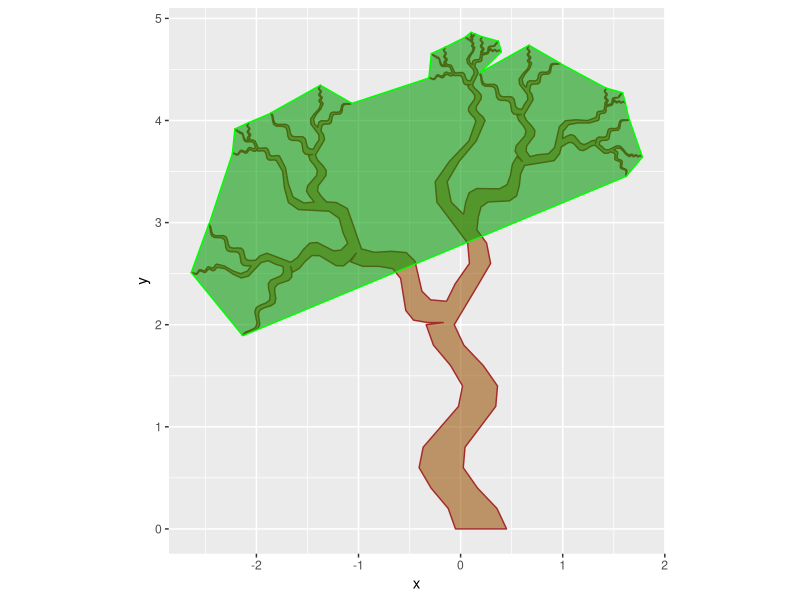
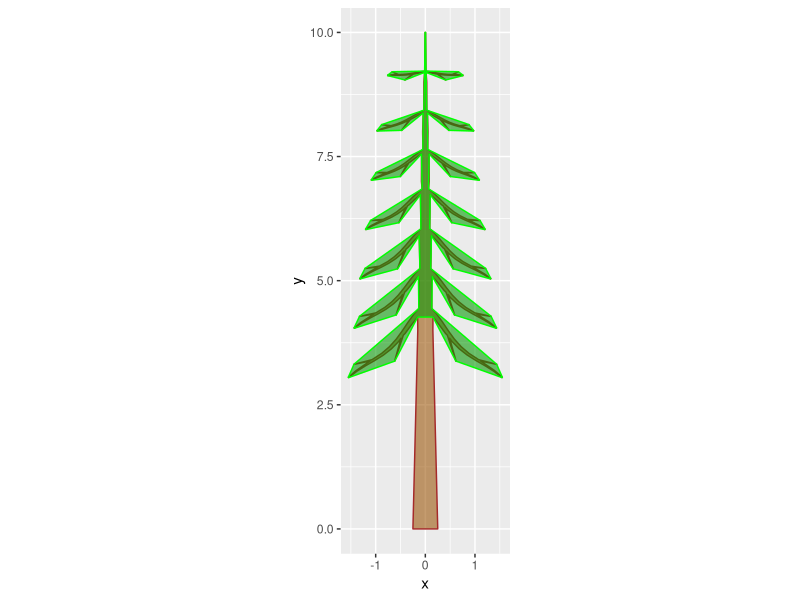
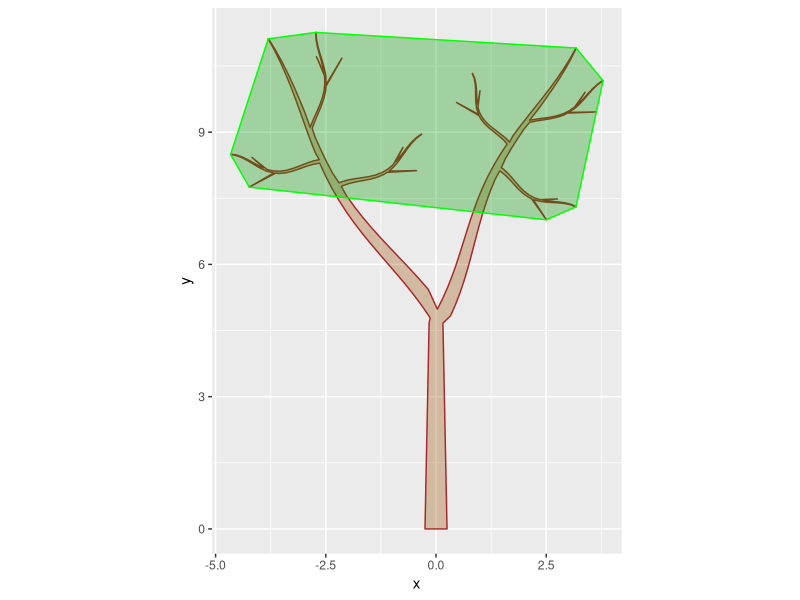
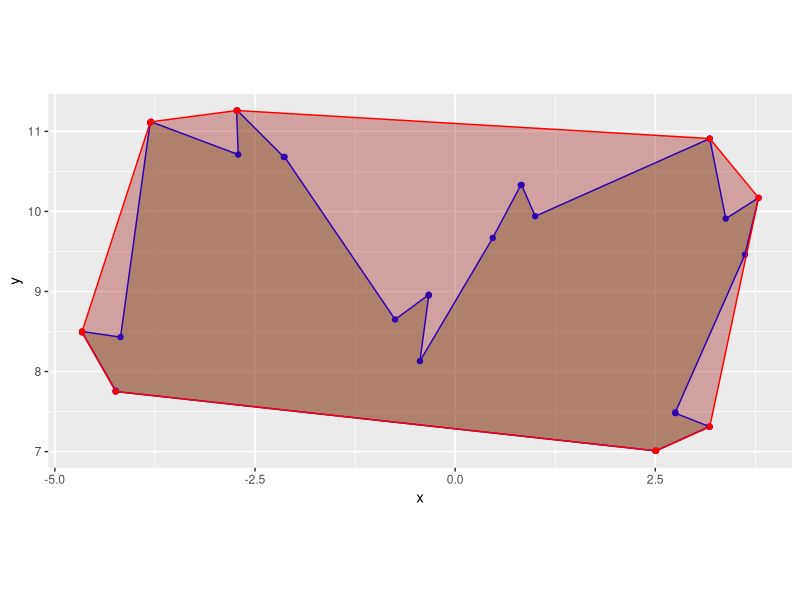

Reproduce these figures in R, in order.
library(ggplot2)
library(dplyr)

makeStem <- function(lth, wth, tip=0.01, inc=10){
  
  
  s <- (0:inc)/inc
  i <- c(1:(inc+1),(1:(inc+1))+inc+1)
  y <- s*lth; y <- c(y,y[(inc+1):1])
  x <- tip/2*s+wth/2*(s*-1+1); x <- c(-1*x,x[(inc+1):1])
  side <- ifelse(x >= 0, 'R','L')
  df <- data.frame(x = x,
                   y = y,
                   i = i,
                   type = 'mid',
                   side=side,
                   center=0,
                   width=abs(x*2)
  )
  df[c(1,nrow(df)),]$type <- 'base'
  df[c(nrow(df)/2,nrow(df)/2+1),]$type <- 'tip'
  return(df)
}


#add options to add branch constraint by height and crown width rather than just angle

attachBranch <- function(stem, branch, angle=90, bht, tht=NA, tx=NA){
  #establish permanent columns to end up with
  original <- colnames(stem)
  
  #get information about stem length
  stemax <- max(subset(stem, type %in% c('base','mid','tip'))$y)
  stemin <- min(subset(stem, type %in% c('base','mid','tip'))$y)
  
  #ensure that branch never rises higher than stem
  bht <- ifelse(bht > stemax,stemax,bht)
  
  #ensure that branch is no thicker than stem
  bhtlower <- max(stem[bht >= stem$y,]$y) 
  bhtupper <- min(stem[bht <= stem$y,]$y)
  swd <- (mean(subset(stem, y == bhtlower)$width)*1/(abs(bht-bhtlower)+0.01)+
            mean(subset(stem, y == bhtupper)$width)*1/(abs(bht-bhtupper)+0.01))/(1/(abs(bht-bhtlower)+0.01)+1/(abs(bht-bhtupper)+0.01))
  bbase <- subset(branch, type %in% 'base')
  bwd <- max(bbase$x)-min(bbase$x)
  # if(bwd > swd) {branch <- branch |> mutate(x = x*swd/bwd)}
  
  #convert angle to radians
  angle = angle/360*2*pi  
  
  #optional establish branch angle based on branch distance from stem
  if(!is.na(tht) & !is.na(tx)){
  l = ((tht-bht)^2+(tx)^2)^0.5
  bmaxlen <- max((branch$x^2+branch$y^2)^0.5)
  #resize branch to fit specified height and width
  branch <- branch |> mutate(x=x*l/bmaxlen, y=y*l/bmaxlen)
  angle <- asin(tx/l)
  }
  

  
  #set which side of stem branch will be fitted
  xside <- ifelse(angle>0,'R','L')
  xsine <- ifelse(angle>0,1,-1)
  
  #rotate branch to correct angle
  branch <- branch |> mutate(h=(x^2+y^2)^0.5,a = acos(y/h),a=ifelse(x < 0,-1*a,a),
                             x = h*sin(a+angle), y = h*cos(a+angle))
  
  #lift branch to correct height
  branch <- branch |> mutate(y = y+bht)
  
  #recheck to see if branch thickness pushes branch too high
  bdif <- stemax - max(branch[branch$type %in% 'base',]$y)
  if(bdif < 0){branch <- branch |> mutate(y = y+bdif)}
  
  #determine which stem vertices straddle the branch
  xd <- subset(stem, side %in% xside & type %in% c('tip','mid','base','bbase'))
  ylower <- max(subset(xd, y < min(branch[branch$type %in% 'base',]$y))$y)
  yupper <- min(subset(xd, y >= max(branch[branch$type %in% 'base',]$y))$y)
  xupper <- subset(xd, y == yupper)$x
  xlower <- subset(xd, y == ylower)$x
  
  #shift branch to conform with twisted stem center position
  cshift <- mean(subset(xd, y == yupper | y == ylower)$center)
  branch <- branch |> mutate(x = x+cshift)
  
  #identify which branch vertices are inside stem
  branch <- branch |> mutate(inside = (x-((y-ylower)/(yupper-ylower)*(xupper-xlower)+xlower))*xsine)
  
  #identify vertices which straddle inside and outside of stem to find points of intersection
  internal <- branch |> mutate(near = inside^2, isinside = ifelse(inside < 0 | type %in% 'base', 'no','yes')) |> group_by(isinside, side) |> mutate(minnear = min(near)) |> ungroup() |> subset(near == minnear)
  
  #approximate location of branch stem intersection to establish new branch base
  newbase <- internal |> group_by(side) |> mutate(amt = 1/((inside - 0)/(max(inside)-min(inside)+0.0001))^2) |> 
    summarise(x= sum(amt*x)/sum(amt), y= sum(amt*y)/sum(amt), i= mean(i), type='base', center=0, side=xside, width=bwd) 
  
  
  #determine if stem if branch too close to top
  if(stemax - bht < 0.05*(stemax-stemin)){
    #identify where to insert new numbering sequence to maintain correct vertex order
    xdi <- mean(subset(stem, type %in% 'tip')$i)
    #remove tip of stem
    steminternal <- stem |> subset(!type %in% 'tip' & !(y > (stemax - 0.05*(stemax-stemin)) & type %in% 'mid'))
    #assemble branch with new base, omitting internal vertices
    branchinternal <- branch |> subset(select=original) |> rbind(newbase[,original]) |> mutate(i = xdi + i/10000, type=paste0('b',type), inside = NULL, h=NULL,a=NULL)  |> arrange(i) 
  }else{
    #remove stem vertices that may be covered by new branch
    steminternal <- stem |> subset(!(x >= min(internal$x) & x <= max(internal$x) & y >= min(internal$y) & y <= max(internal$y))) |> subset(select=original)
    #identify stem vertices near branch base
    ylower2 <- max(subset(xd, y < min(newbase$y))$y)
    yupper2 <- min(subset(xd, y > max(newbase$y))$y)
    #identify where to insert new numbering sequence to maintain correct vertex order
    xdi <- mean(subset(xd, y %in% c(yupper2, ylower2))$i)
    #assemble branch with new base, omitting internal vertices
    branchinternal <- branch |> subset(inside >= 0) |> subset(select=original) |> rbind(newbase[,original]) |> mutate(i = xdi + i/10000, type=paste0('b',type), inside = NULL, h=NULL,a=NULL)  |> arrange(i) 
    
  }
  
  
  #append branch to stem with correct vertex order
  stemnew <- rbind(branchinternal,steminternal) |> arrange(i) 
  
  #renumber vertices
  stemnew <- mutate(stemnew, i=(1:nrow(stemnew)))
  
  return(stemnew)}


skewStem <- function(stem, amp=0.2, phase=0, waves=1){
  maxstem <- max(stem$y)
  minstem <- min(stem$y)
  lth <- maxstem - minstem
  stem <-  stem |> mutate(x = x + amp*cos((y/lth+phase)*2*pi*waves), 
                          center = center + amp*cos((y/lth+phase)*2*pi*waves))
  return(stem)
}

makeCrowShape <- function(ht.max=5, ht.min=1, crwd=2, dbh, crshape=c('pyramid','dome','round','column'), n=5, bu=0.8, bl=0, opposite = FALSE){
  
  h <- ht.max - ht.min
  wd <- crwd/2
  
  s <- (0:n)/n
  i <- 1:(n+1)
  d <- 1-wd/h
  sc <- (s-d)*1/(1-d)
  #create index sequence and proportion
  shapes <- data.frame(i=i,s=s)
  #create angles needed for round crowns
  shapes <- shapes |> mutate(sc = (s-d)*1/(1-d),
                             a1=s*2*pi/4,
                             a2=(s*2-1)*2*pi/4,
                             a3=sc*2*pi/4)
  #create choices of xy coordinates
  shapes <- shapes |> mutate(x0=-1*s+1,y0=s,#pyramid
                             x1=cos(a1),y1=sin(a1),#dome
                             x2=cos(a2),y2=sin(a2),#round 
                             x3=cos(a3),y3=sin(a3),#column
                             x3=ifelse(s > d,x3,1),y3=ifelse(s > d,(y3*(1-d)+d),y0))
  #weights to determine shape output as branch tip coordinates
  r <- c('pyramid','dome','round','column') %in% crshape |> as.numeric()
  shapes <- shapes |> mutate(tx = (r[1]*x0+r[2]*x1+r[3]*x2+r[4]*x3)/sum(r),
                             ty = (r[1]*y0+r[2]*y1+r[3]*y2+r[4]*y3)/sum(r))
  #normalize shape
  shapes <- shapes |> mutate(ty=h*(ty-min(ty))/(max(ty)-min(ty)), tx=wd*(tx-min(tx))/(max(tx)-min(tx)))
  #branch base
  shapes <- shapes |> mutate(bx = 0, by=(bu*h-bl*h)*s+bl*h) |> subset(select = c(i,s,tx,ty,bx,by))
  #lift branches to crown base
  shapes <- shapes |> mutate(by=by+ht.min, ty=ty+ht.min)
  #angle of branch
  shapes <- shapes |> mutate(l = pmax(dbh/2,((ty-by)^2+(tx-bx)^2)^0.5), a = 360/(2*pi)*acos((ty-by)/l))
  #branch diameter
  shapes <- shapes |> mutate(d = dbh*pmin(l*2,(ht.max-by))/ht.max+0.01)
  if(opposite){
    shapes2 <- shapes |> mutate(a = a*-1, tx = tx*-1, i=i+0.5) |> subset(!a %in% 0)
    shapes <- shapes |> rbind(shapes2) |> arrange(i) 
    shapes <- shapes |> mutate(i = 1:nrow(shapes))
  }else{
    shapes <- shapes |> mutate(o = ifelse(i/2 == floor(i/2), -1,1), a = a*o, tx = tx*o, o = NULL)
  }
  
  return(shapes)
}

#------
#fractal tree with bend --- 
n=3
lth=4
wth = 0.5
sc = 0.6
stem <-  makeStem(lth,wth,0.1*wth,20)
# stem <-  stem |> mutate(x = x + -0.2*cos(y/lth*2*pi), center = center + -0.2*cos(y/lth*2*pi))
stem <-  skewStem(stem,-0.2,.5,3)
branch <-  stem |> mutate(x=x*sc,y=y*sc,center=center*sc)
branch2 <-  stem |> mutate(x=x*sc*0.7,y=y*sc*0.7,center=center*sc*0.7)
branch3 <-  stem |> mutate(x=x*sc*0.3,y=y*sc*0.3,center=center*sc*0.3)
for(i in 1:n){
  tree <- attachBranch(stem, branch, -50, 2)
  branch <- branch2
  tree <- attachBranch(tree, branch, 50, 3)
  branch <- branch3
  #stem=tree
  tree <- attachBranch(tree, branch, -5, 4)
  branch <- tree |> mutate(x=x*sc,y=y*sc,center=center*sc)
  branch2 <- tree |> mutate(x=x*sc*.7,y=y*sc*.7,center=center*sc*.7)
  branch3 <- tree |> mutate(x=x*sc*.3,y=y*sc*.3,center=center*sc*.3)
}

crown <- tree |> subset(grepl('tip',type) & !type %in% 'tip')
ggplot()+
  geom_polygon(data=tree, aes(x=x, y=y), color='brown',fill='#99500090')+
  # geom_point(data=stem, aes(x=x, y=y), color='red')+
  geom_polygon(data=crown, aes(x=x, y=y), color='green',fill='#00990090')+
  # geom_point(data=tree, aes(x=x, y=y), color='green')+
  coord_fixed()

#------conifer

crshape = c('pyramid','dome','round','column')

crshape = c('pyramid','column')
shapes <- makeCrowShape(ht.max=10, ht.min=3, crwd=3, dbh=0.5, n=7, bu=1, bl=0.2, crshape=crshape,
                        opposite = T)
shapes <- subset(shapes, !(a > 175 | a < -175 | a == 0)  & l> 0.3)
stem <-  makeStem(10,0.5,0.01,10)
for(i in 1:nrow(shapes)){#i=1
  branch <- makeStem(shapes$l[i], shapes$d[i]*.5,0.01,10)
  bpos <- max(branch$y)
  branch2 <- branch |> mutate(x=x*0.3,y=y*0.3)
  branch3 <- branch |> mutate(x=x*0.2,y=y*0.2)
  
  branch <- skewStem(branch, amp=ifelse(shapes$a[i] >= 0,-0.07*(shapes$s[i]*-1+1),0.07*(shapes$s[i]*-1+1)), 
                     phase=0, waves=1)
  branchA <- attachBranch(branch, branch2, ifelse(shapes$a[i] >= 0,30,-30), bpos*0.3)
  branchA <- attachBranch(branchA, branch3, ifelse(shapes$a[i] >= 0,-30,30), bpos*0.7)
  
  
  stem <- attachBranch(stem, branchA, shapes$a[i], shapes$by[i])
}
crown <- stem |> subset(grepl('tip',type) | type %in% 'bbase')


ggplot()+
  geom_polygon(data=stem, aes(x=x, y=y), color='brown',fill='#99500090')+
  # geom_point(data=stem, aes(x=x, y=y), color='red')+
  geom_polygon(data=crown, aes(x=x, y=y), color='green',fill='#00990090')+
  # geom_point(data=tree, aes(x=x, y=y), color='green')+
  coord_fixed()

#------cottonwood

crshape = c('pyramid','dome','round','column')

crshape = c('dome')
shapes <- makeCrowShape(ht.max=10, ht.min=5, crwd=6, dbh=0.5, n=3, bu=0.5, bl=0, crshape=crshape,
                        opposite = F)
shapes <- subset(shapes, !(a > 175 | a < -175 | a==0)  & l> 0.3)
stem <-  makeStem(10,0.5,0.01,25)
stem <- skewStem(stem, amp=-0, 
                   phase=0, waves=0.5)

for(i in 1:nrow(shapes)){#i=1
  branch <- makeStem(shapes$l[i], shapes$d[i]*.5,0.01,15)
  bpos <- max(branch$y)
  branch2 <- branch |> mutate(x=x*0.3,y=y*0.3)
  branch3 <- branch |> mutate(x=x*0.2,y=y*0.2)
  
  branch <- skewStem(branch, amp=ifelse(shapes$a[i] >= 0,-0.2,0.2), 
                     phase=0, waves=1)
  branchA <- attachBranch(branch, branch2, ifelse(shapes$a[i] >= 0,30,-30), bpos*0.5)
  branchA <- attachBranch(branchA, branch3, ifelse(shapes$a[i] >= 0,-30,30), bpos*0.6)
  
  
  stem <- attachBranch(stem, branchA, shapes$a[i], shapes$by[i], tht = shapes$ty[i], tx = shapes$tx[i])
}

branchB <- stem |> mutate(x=x*1,y=y) |> skewStem(amp=0.3)

stem2 <-  makeStem(5,0.5,0.3,30)
tree <- attachBranch(stem2, branchB, bht=4.5, tht = 11, tx=-4)
tree <- attachBranch(tree, branchB, bht=5, tht = 11, tx=3)

crown <- tree |> subset(grepl('tip',type))
crown2 <- crown[chull(x=crown$x, y=crown$y),]

ggplot()+
  geom_polygon(data=tree, aes(x=x, y=y), color='brown',fill='#99500050')+
  # geom_point(data=stem, aes(x=x, y=y), color='red')+
  geom_polygon(data=crown2, aes(x=x, y=y), color='green',fill='#00990050')+
  # geom_point(data=tree, aes(x=x, y=y), color='green')+
  coord_fixed()









#Convex hull (trying to modify to allow some limited concavity)
#eliminate redundant points via rounding
df <- crown |> mutate(x = round(x,2),y = round(y,2)) 
x = df$x 
y = df$y 

#set up data frame for calculations 
df <-  data.frame(a=NA,l1=NA,l2=NA,x=x,y=y) |> unique()
#track original order for troubleshooting
df <- df |> mutate(q = 1:nrow(df))
#find starting point at bottom of plot
miny <- min(df$y)
minx <- min(df[df$y==miny,]$x)
df <- mutate(df, s = ifelse(x==minx & y==miny, 1,NA))
i=1
refx1 <- df[df$s %in% i,]$x
refy1 <- df[df$s %in% i,]$y

df <- df |> mutate(l1 = ((x-refx1)^2+(y-refy1)^2)^0.5,
                   a = asin((x-refx1)/l1), a=ifelse(l1==0,0,a),
                   deg = a/2/pi*360)
amax <- max(df[!df$s %in% c(i,i-1),]$a)
amin <- min(df[!df$s %in% c(i,i-1),]$a)
nxtpt <- df |> subset(a == amax | a == amin)
minl <- min(nxtpt$l1)
nxtpt <- nxtpt |> subset(l1 == minl)

df <- df |> mutate(s = ifelse(x == nxtpt$x & y == nxtpt$y, i+1, s))
#establish variable that will indicate when to stop
check <- TRUE 
#loop through subsequent points to identify which points to retain
for (i in 2:nrow(df)){#i=11
  if(check){
    #current and previous points
    refx1 <- df[df$s %in% (i-1),]$x
    refy1 <- df[df$s %in% (i-1),]$y
    refx2 <- df[df$s %in% i,]$x
    refy2 <- df[df$s %in% i,]$y
    #distance between current and previous points
    l3 = ((refx1-refx2)^2+(refy1-refy2)^2)^0.5
    #distance between current and previous points to every other point to get the total angle of current point relative to potential next point
    df <- df |> mutate(l1 = ((x-refx1)^2+(y-refy1)^2)^0.5,
                       l2 = ((x-refx2)^2+(y-refy2)^2)^0.5,
                       a=acos((l2^2+l3^2-l1^2)/(2*l2*l3)),
                       a=ifelse(is.na(a),0,a),
                       deg = a/2/pi*360,
                       a1 = ifelse(l2 > 1,a,a))#experimental -  trying to find a alternative path based on distance 
    #identify which angle is the largest to ensure convexivity
    amax <- max(subset(df, !s %in% c(i,i-1))$a1)
    #set trigger if next point is already assigned, which means perimeter has been closed
    check <- is.na(subset(df,a1 == amax)$s)
    #assign next point number
    df <- df |> mutate(s = ifelse(a1 == amax & is.na(s), i+1, s))
  }}
#exclude exess points and sort the by path order
df2 <- subset(df,!is.na(s)) |> arrange(s) 
ggplot()+
  geom_polygon(data=df, aes(x=x, y=y), color='blue',fill='#50500050')+
  geom_point(data=df, aes(x=x, y=y), color='blue',fill='#50500050')+
  geom_polygon(data=df2, aes(x=x, y=y), color='red',fill='#99000050')+
  geom_point(data=df2, aes(x=x, y=y), color='red',fill='#99000050')+
  coord_fixed()

